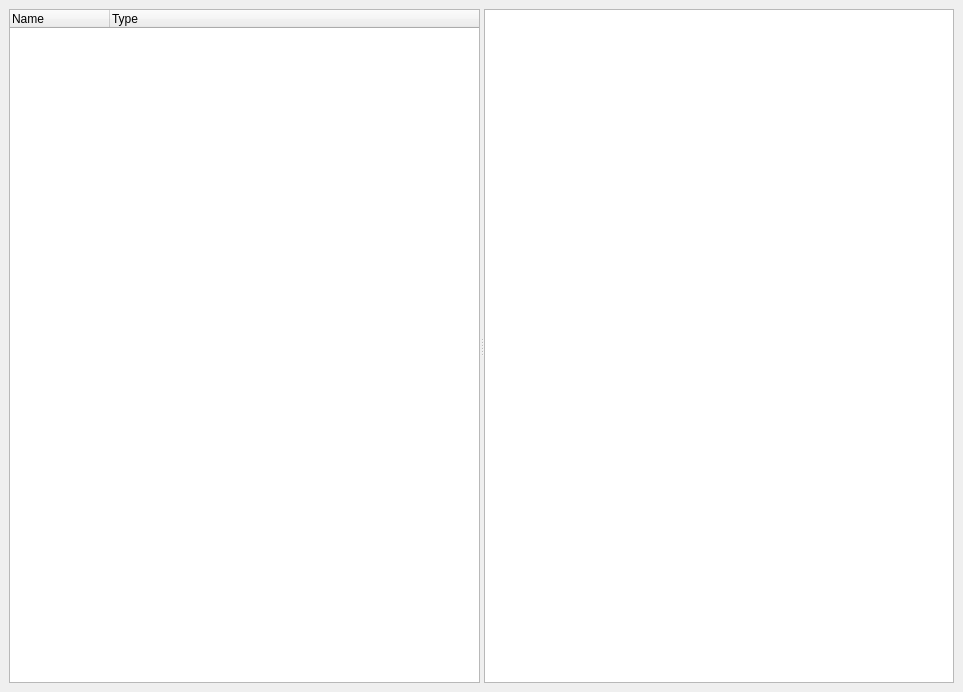
<?xml version="1.0" encoding="UTF-8"?>
<ui version="4.0">
 <class>SceneGraphDialog</class>
 <widget class="QDialog" name="SceneGraphDialog">
  <property name="geometry">
   <rect>
    <x>0</x>
    <y>0</y>
    <width>963</width>
    <height>692</height>
   </rect>
  </property>
  <property name="windowTitle">
   <string>Dialog</string>
  </property>
  <layout class="QVBoxLayout" name="verticalLayout_2">
   <property name="spacing">
    <number>0</number>
   </property>
   <property name="leftMargin">
    <number>0</number>
   </property>
   <property name="topMargin">
    <number>0</number>
   </property>
   <property name="rightMargin">
    <number>0</number>
   </property>
   <property name="bottomMargin">
    <number>0</number>
   </property>
   <item>
    <layout class="QVBoxLayout" name="verticalLayout">
     <property name="leftMargin">
      <number>9</number>
     </property>
     <property name="topMargin">
      <number>9</number>
     </property>
     <property name="rightMargin">
      <number>9</number>
     </property>
     <property name="bottomMargin">
      <number>9</number>
     </property>
     <item>
      <widget class="QSplitter" name="splitter">
       <property name="orientation">
        <enum>Qt::Horizontal</enum>
       </property>
       <widget class="QTreeWidget" name="treeWidget">
        <property name="contextMenuPolicy">
         <enum>Qt::CustomContextMenu</enum>
        </property>
        <column>
         <property name="text">
          <string notr="true">Name</string>
         </property>
        </column>
        <column>
         <property name="text">
          <string>Type</string>
         </property>
        </column>
       </widget>
       <widget class="QTextBrowser" name="textEdit">
        <property name="readOnly">
         <bool>true</bool>
        </property>
        <property name="textInteractionFlags">
         <set>Qt::LinksAccessibleByMouse|Qt::TextSelectableByMouse</set>
        </property>
        <property name="openExternalLinks">
         <bool>true</bool>
        </property>
       </widget>
      </widget>
     </item>
    </layout>
   </item>
  </layout>
 </widget>
 <resources/>
 <connections>
  <connection>
   <sender>treeWidget</sender>
   <signal>itemExpanded(QTreeWidgetItem*)</signal>
   <receiver>SceneGraphDialog</receiver>
   <slot>onItemExpanded(QTreeWidgetItem*)</slot>
   <hints>
    <hint type="sourcelabel">
     <x>178</x>
     <y>374</y>
    </hint>
    <hint type="destinationlabel">
     <x>350</x>
     <y>388</y>
    </hint>
   </hints>
  </connection>
  <connection>
   <sender>treeWidget</sender>
   <signal>itemCollapsed(QTreeWidgetItem*)</signal>
   <receiver>SceneGraphDialog</receiver>
   <slot>onItemCollapsed(QTreeWidgetItem*)</slot>
   <hints>
    <hint type="sourcelabel">
     <x>178</x>
     <y>374</y>
    </hint>
    <hint type="destinationlabel">
     <x>350</x>
     <y>388</y>
    </hint>
   </hints>
  </connection>
  <connection>
   <sender>treeWidget</sender>
   <signal>itemActivated(QTreeWidgetItem*,int)</signal>
   <receiver>SceneGraphDialog</receiver>
   <slot>onItemActivated(QTreeWidgetItem*,int)</slot>
   <hints>
    <hint type="sourcelabel">
     <x>178</x>
     <y>374</y>
    </hint>
    <hint type="destinationlabel">
     <x>350</x>
     <y>388</y>
    </hint>
   </hints>
  </connection>
  <connection>
   <sender>treeWidget</sender>
   <signal>customContextMenuRequested(QPoint)</signal>
   <receiver>SceneGraphDialog</receiver>
   <slot>onItemContextMenu(QPoint)</slot>
   <hints>
    <hint type="sourcelabel">
     <x>243</x>
     <y>270</y>
    </hint>
    <hint type="destinationlabel">
     <x>481</x>
     <y>285</y>
    </hint>
   </hints>
  </connection>
  <connection>
   <sender>treeWidget</sender>
   <signal>itemClicked(QTreeWidgetItem*,int)</signal>
   <receiver>SceneGraphDialog</receiver>
   <slot>onItemClicked(QTreeWidgetItem*,int)</slot>
   <hints>
    <hint type="sourcelabel">
     <x>243</x>
     <y>331</y>
    </hint>
    <hint type="destinationlabel">
     <x>481</x>
     <y>345</y>
    </hint>
   </hints>
  </connection>
 </connections>
 <slots>
  <slot>onItemExpanded(QTreeWidgetItem*)</slot>
  <slot>onItemCollapsed(QTreeWidgetItem*)</slot>
  <slot>onItemSelected(QTreeWidgetItem*,QTreeWidgetItem*)</slot>
  <slot>onItemActivated(QTreeWidgetItem*,int)</slot>
  <slot>onItemContextMenu(QPoint)</slot>
  <slot>onItemClicked(QTreeWidgetItem*,int)</slot>
 </slots>
</ui>
